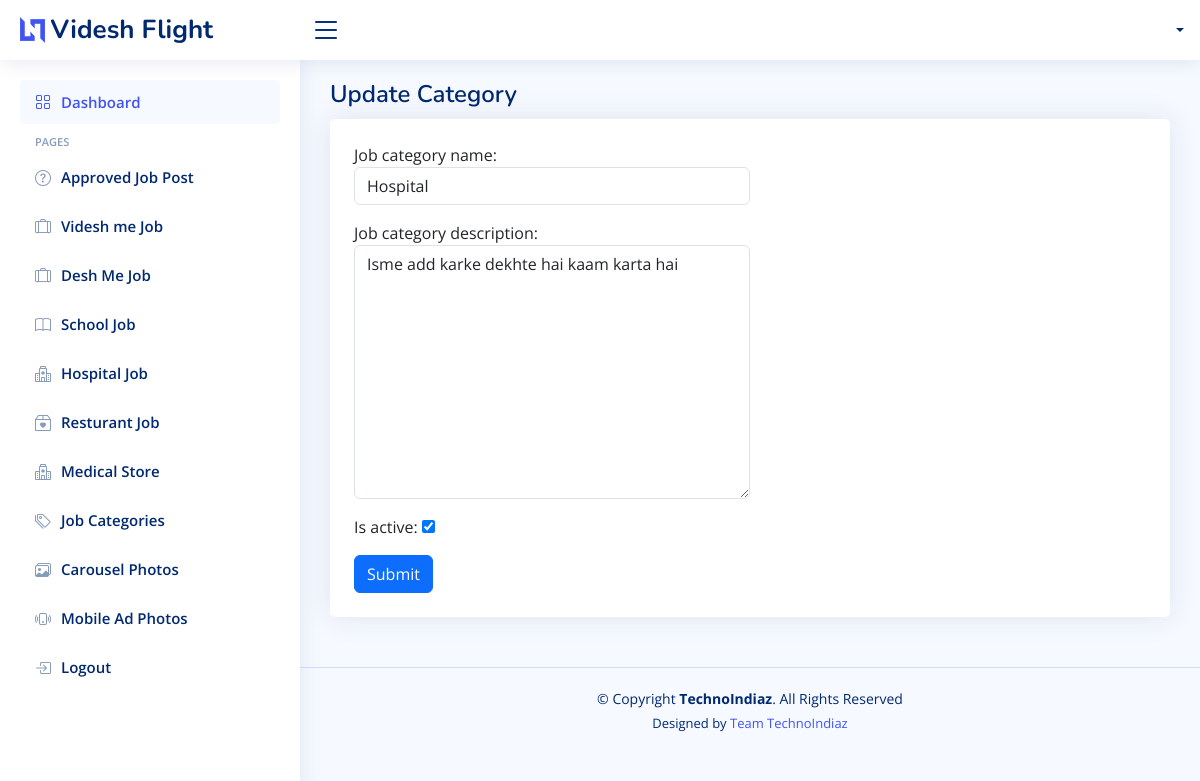
Page /category/1/update/ on the committed database.
### job/models.py (models this page shows, shortened)
class JobCategory(models.Model):
    job_category_id = models.AutoField(primary_key=True)
    job_category_name = models.CharField(max_length=100)
    job_category_description = models.CharField(max_length=200, blank=True, null=True)
    is_active = models.BooleanField(default=False)
    created_at = models.DateTimeField(auto_now_add=True)
    updated_at = models.DateTimeField(auto_now=True)

### job/views.py (the view)
# urls.py: path('category/<int:pk>/update/', views.JobCategoryUpdateView.as_view(), name='category_update'),
class JobCategoryUpdateView(UpdateView):
    form_class = JobCategoryForm
    model = JobCategory
    template_name = "job/update_job_category.html"
    success_url = reverse_lazy('job:category-list')

### job/forms.py
class JobCategoryForm(forms.ModelForm):
    class Meta:
        model = JobCategory
        fields = '__all__'
        widgets = {
            'job_category_name': forms.TextInput(attrs={'class': 'form-control'}),
            'job_category_description': forms.Textarea(attrs={'class': 'form-control'}),
                   }

### job/templates/job/update_job_category.html (shortened to what this page needs)
{% extends "job/base.html" %}
{% block page_heading %}
Update Category
{% endblock page_heading %}
{% block page_content %}
<div class="card py-4 px-4">
<div class="col-lg-6 col-md-6">
      <form action="" method="post" enctype="multipart/form-data" class="">
    {% for fm in form %}
        <div class="form-group mb-3">
        {{fm.label_tag}} {{fm}} <small class="text-danger">{{fm.error|striptags}}</small>
        </div>
        {% endfor %}
        <button type="submit" class="btn btn-primary">Submit</button>
      </form>
    </div>
  </div>
{% endblock page_content %}

### job/static/job/assets/css/style.css (style rules this page uses)
:root { scroll-behavior: smooth; }
body { font-family: "Open Sans", sans-serif; background: #f6f9ff; color: #444444; }
.card { margin-bottom: 30px; border: none; border-radius: 5px; box-shadow: 0px 0 30px rgba(1, 41, 112, 0.1); }

### rows in the picture
JobCategory: form "Hospital" "Isme add karke dekhte hai kaam karta hai" "☑"

### other values in the picture
{{ fm.label_tag }} "Job category name:" "Job category description:" "Is active:"
